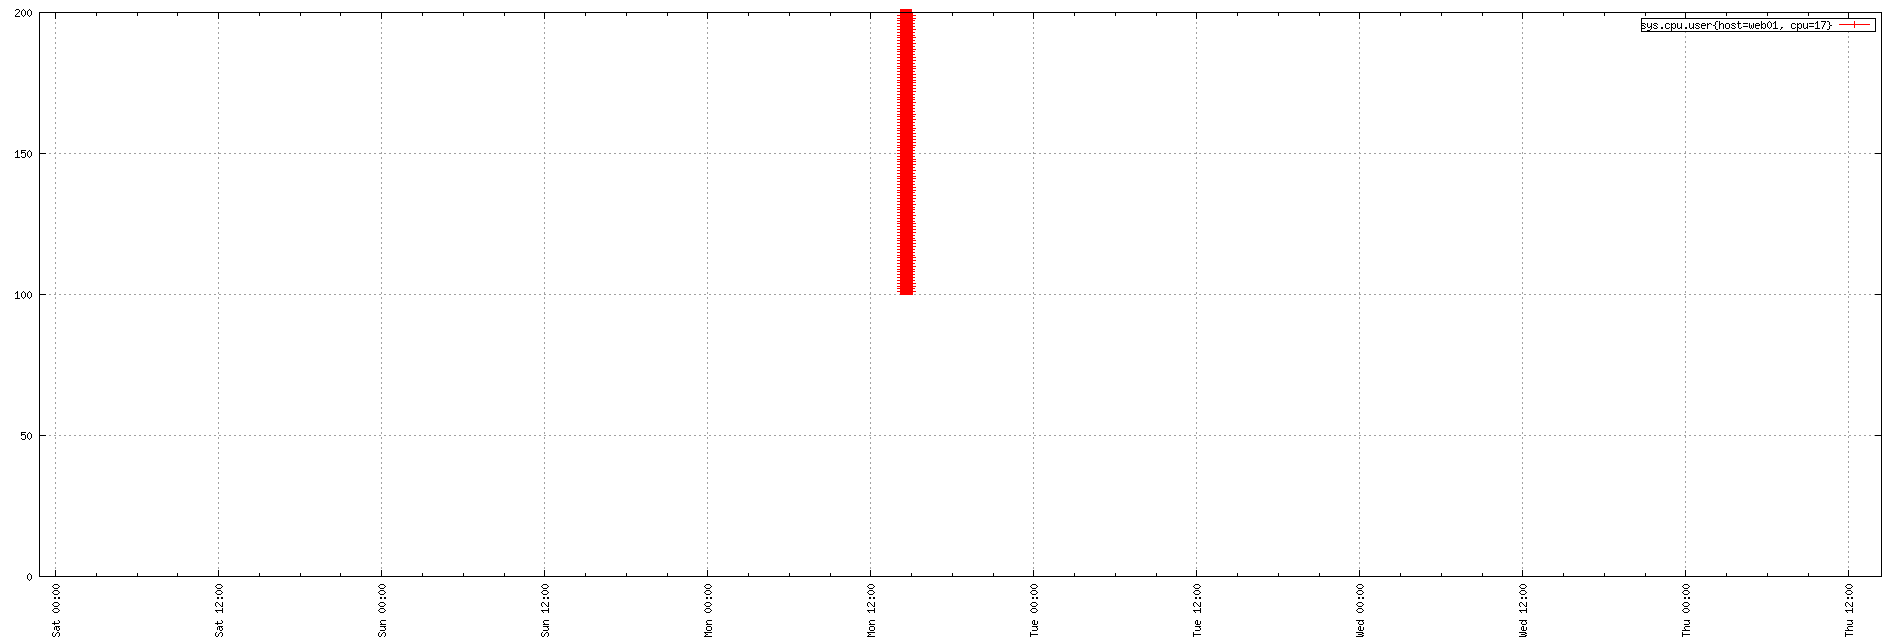

Write gnuplot code to recreate this figure.
set term png small size 1900,644
set xdata time
set timefmt "%s"
if (GPVAL_VERSION < 4.6) set xtics rotate; else set xtics rotate right
set output "${TMPDIR-'tmp'}/tsd/503ccc4b.png"
set xrange ["1673650109":"1674138231"]
set format x "%a %H:%M"
set grid
set style data linespoint
set key right box
set yrange [0:]
plot  "${TMPDIR-'tmp'}/tsd/503ccc4b_0.dat" using 1:2 title "sys.cpu.user{host=web01, cpu=17}"
